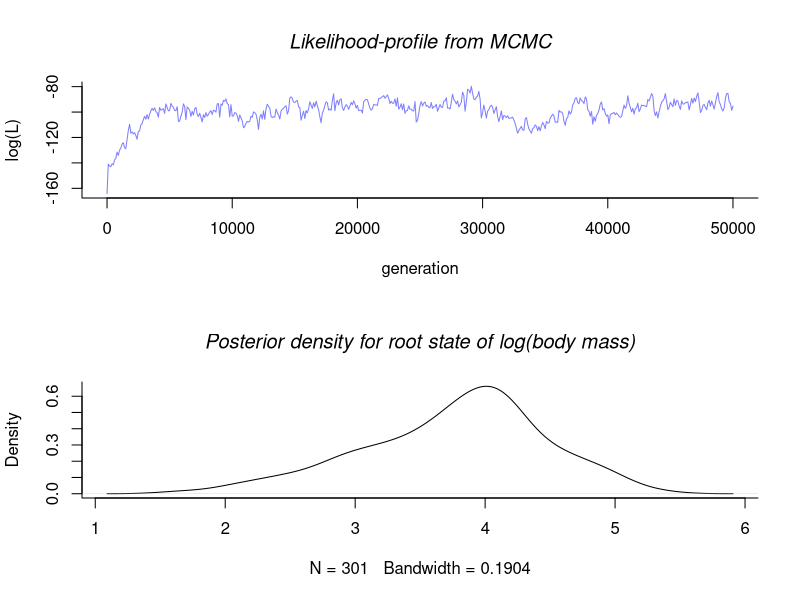
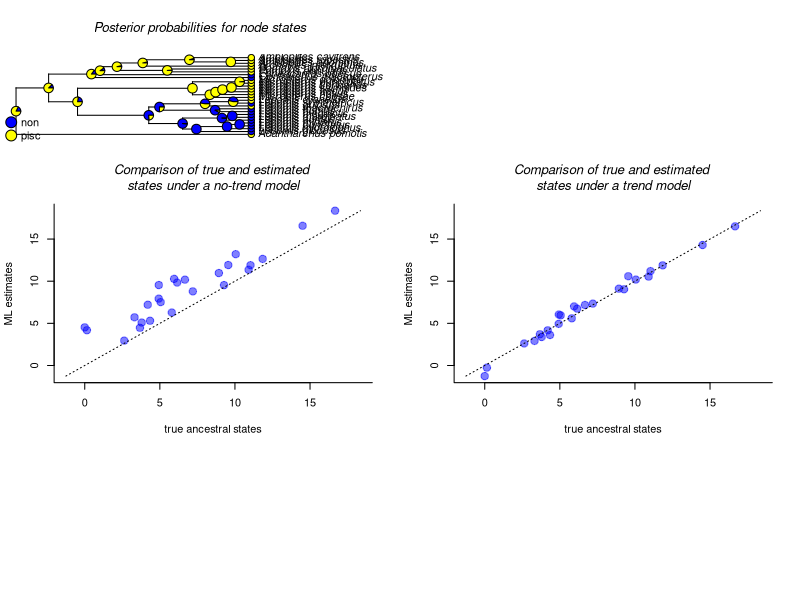
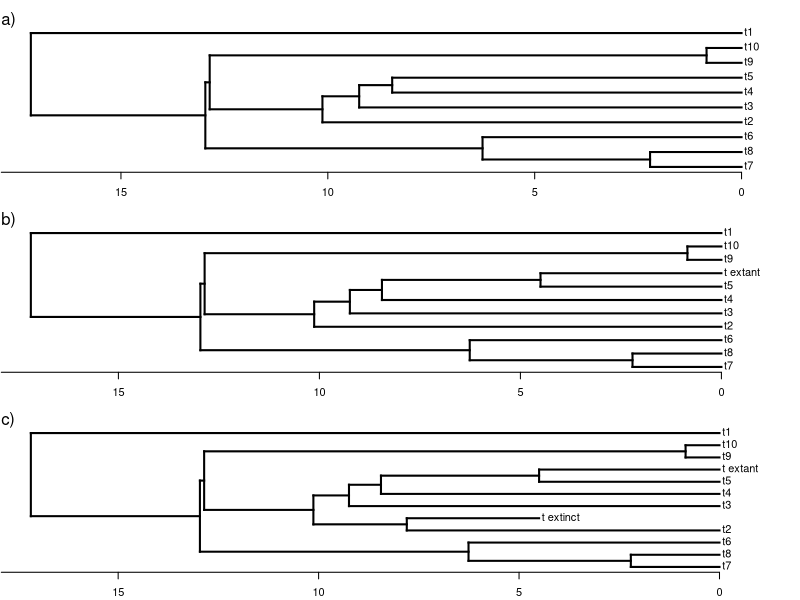
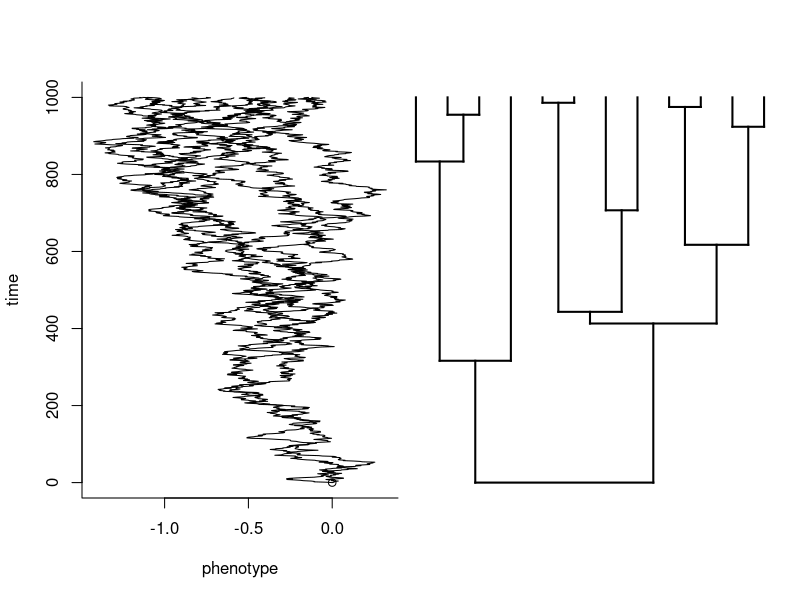
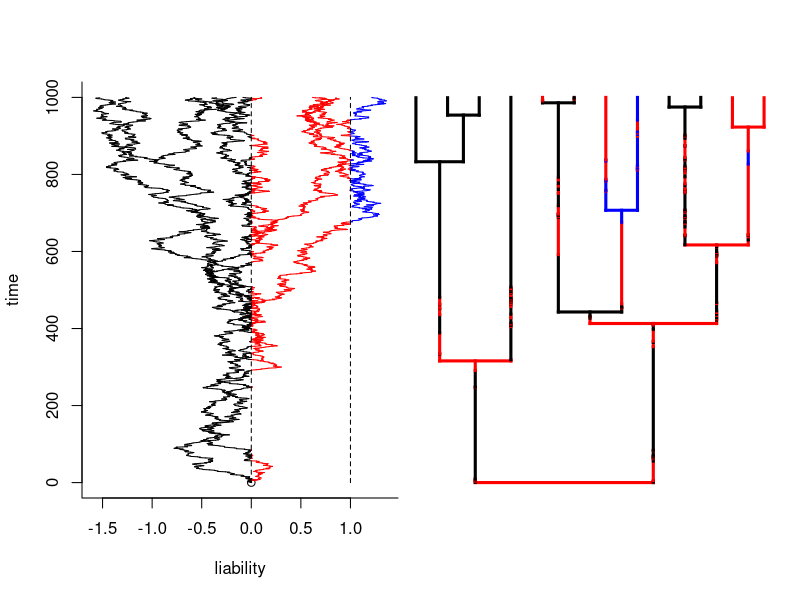
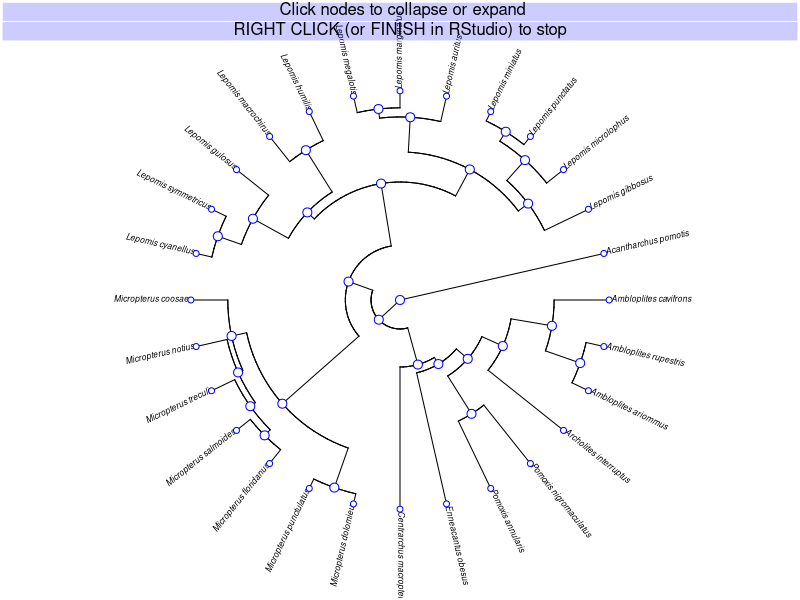
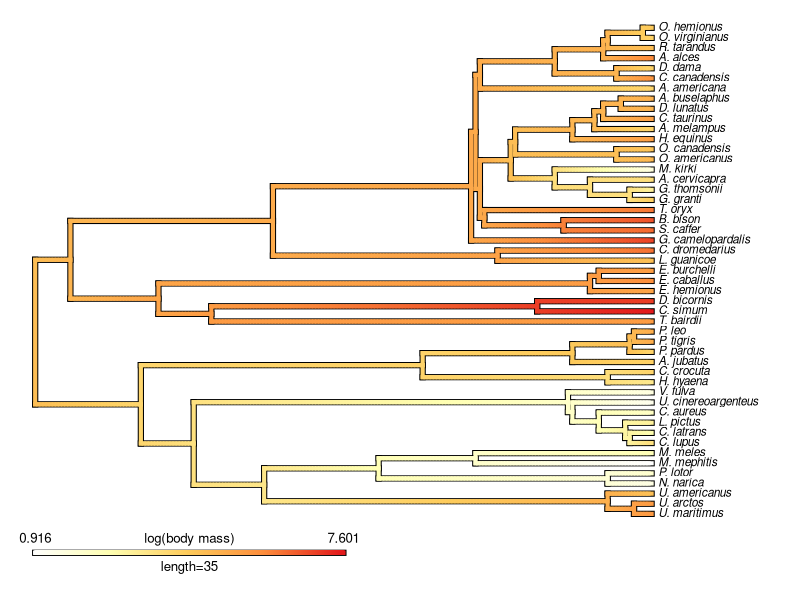
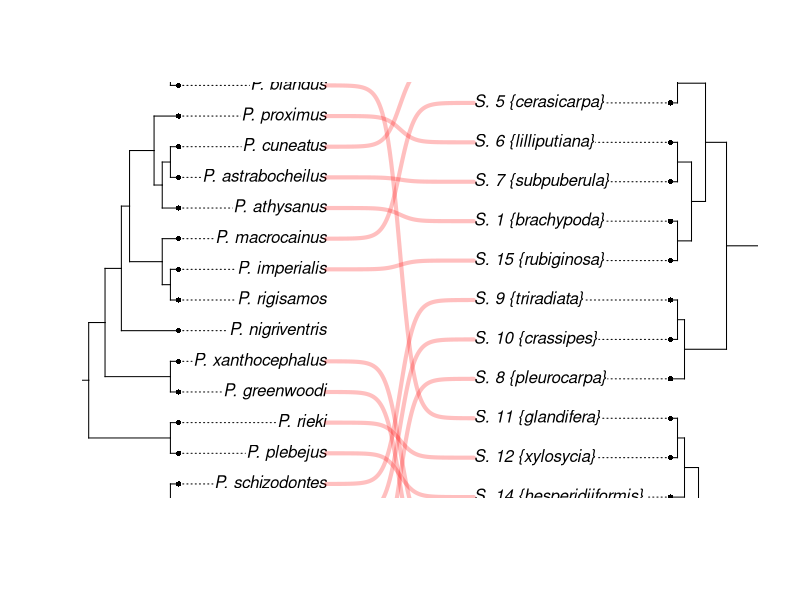

These figures' R source, in order: (Note: this script raises an error after producing the figures.)
## ---- chunk 1
library(phytools)

set.seed(77)
## load data from Garland et al. (1992)
data(mammal.tree)
data(mammal.data)
## extract character of interest
ln.bodyMass<-log(setNames(mammal.data$bodyMass,
rownames(mammal.data)))
## run MCMC (should be run at least 1e6 generations)
mcmc<-anc.Bayes(mammal.tree,ln.bodyMass,
ngen=50000)
## print object to review estimates
print(mcmc,printlen=20)
## plot likelihood trace and root density
par(mfrow=c(2,1))
plot(mcmc,bty="l",main="Likelihood-profile from MCMC",
font.main=3) ## likelihood-profile
plot(density(mcmc,what=Ntip(mammal.tree)+1,
burnin=20000),bty="l",
main="Posterior density for root state of log(body mass)",
font.main=3)
## reset par to default
par(mfrow=c(1,1))
## ---- chunk 2
## load data from Garland et al. (1992)
data(mammal.tree)
data(mammal.data)
## extract character of interest
anc.trend 
ln.bodyMass<-log(setNames(mammal.data$bodyMass,
rownames(mammal.data)))
## estimate ancestral state under BM model
fit.BM<-anc.ML(mammal.tree,ln.bodyMass)
## print results
print(fit.BM)
## ---- chunk 3
## simulate tree & data using fastBM with a trend (m!=0)
tree<-rtree(n=26,tip.label=LETTERS)
x<-fastBM(tree,mu=4,internal=TRUE)
a<-x[as.character(1:tree$Nnode+Ntip(tree))]
x<-x[tree$tip.label]
## fit no trend model
fit.bm<-anc.ML(tree,x,model="BM")
print(fit.bm)
## fit trend model
fit.trend<-anc.trend(tree,x)
print(fit.trend)
## compare trend vs. no-trend models & estimates
AIC(fit.bm,fit.trend)
layout(matrix(c(3,4,1,2,5,6),3,2,byrow=TRUE),
heights=c(1.5,3,1.5),widths=c(3,3))
xlim<-ylim<-range(c(a,fit.bm$ace,
fit.trend$ace))
plot(a,fit.bm$ace,pch=19,
col=make.transparent("blue",0.5),
xlab="true ancestral states",
ylab="ML estimates",
main=paste("Comparison of true and estimated",
"\nstates under a no-trend model"),font.main=3,
cex.main=1.2,bty="l",cex=1.5,
xlim=xlim,ylim=ylim)
lines(xlim,ylim,lty="dotted")
plot(a,fit.trend$ace,pch=19,
col=make.transparent("blue",0.5),
xlab="true ancestral states",
ylab="ML estimates",
main=paste("Comparison of true and estimated",
"\nstates under a trend model"),font.main=3,
cex.main=1.2,bty="l",cex=1.5,
xlim=xlim,ylim=ylim)
lines(xlim,ylim,lty="dotted")
## ---- chunk 4
data(sunfish.tree)
data(sunfish.data)
## extract character of interest
fmode<-setNames(sunfish.data$feeding.mode,
rownames(sunfish.data))
## run MCMC
mcmc<-ancThresh(sunfish.tree,fmode,ngen=100000)
## plot results
plot(mcmc,mar=c(0.1,0.1,4.1,0.1))
title(main="Posterior probabilities for node states",
font.main=3)
## reset par to default
par(mar=c(5.1,4.1,4.1,2.1))
## End(Not run)
## ---- chunk 5
## set seed
set.seed(123)
## subdivide plotting device
par(mfrow=c(3,1))
## generate tree
tree<-pbtree(b=0.1, n=10)
## plot original tree
plotTree(tree,mar=c(2.1,0.1,2.1,0.1))
axisPhylo()
mtext("a)",adj=0)
## add an extant tip ("t_extant") sister to taxon 't5'
## with divergence time of 4.5 Ma
node<-which(tree$tip.label=="t5")
tree<-bind.tip(tree, tip.label="t_extant",
where=node, position=4.5)
## re-plot to see the result
plotTree(tree,mar=c(2.1,0.1,2.1,0.1))
axisPhylo()
mtext("b)",adj=0)
## add an extinct tip ("t_extinct") sister to 't2' with
## divergence time of 7.8 Ma and duration (edge length) of
## 3.3 Ma
node<-which(tree$tip.label=="t2")
tree<-bind.tip(tree, tip.label="t_extinct", where=node,
position=7.8, edge.length=3.3)
## re-plot to see the result
plotTree(tree,mar=c(2.1,0.1,2.1,0.1))
axisPhylo()
mtext("c)",adj=0)
## reset par to default
par(mar=c(5.1,4.1,4.1,2.1),mfrow=c(1,1))
## ---- chunk 6
set.seed(999)
## plot BM simulation on 12 taxon tree
tree<-pbtree(n=12)
par(mfrow=c(1,2),mar=c(5.1,4.1,4.1,0.1))
x<-bmPlot(tree,bty="l")

plotTree(tree,direction="upwards",
mar=c(5.1,0.1,4.1,1.1),ftype="off")
## reset par to default values
par(mfrow=c(1,1),mar=c(5.1,4.1,4.1,2.1))
## plot simulation of a threshold character
par(mfrow=c(1,2),mar=c(5.1,4.1,4.1,0.1))
tt<-bmPlot(tree,type="threshold",thresholds=c(0,1,2),
bty="l")
plot(tt$tree,direction="upwards",
mar=c(5.1,0.1,4.1,1.1),ftype="off",
colors=setNames(c("black","red","blue"),
letters[1:3]),lwd=3)
## reset par to default values
par(mfrow=c(1,1),mar=c(5.1,4.1,4.1,2.1))
## ---- chunk 7
## load data from Revell & Collar (2009)
data(sunfish.tree)
data(sunfish.data)
## extract character of interest
buccal.length<-setNames(sunfish.data$buccal.length,
rownames(sunfish.data))
## fit model
multiBM.fit<-brownie.lite(sunfish.tree,
buccal.length)
## print fitted model
print(multiBM.fit)
## ---- chunk 8
## load data from Revell & Collar (2009)
data(sunfish.tree)
data(sunfish.data)
## extract character of interest
gape.width<-setNames(sunfish.data$gape.width,
rownames(sunfish.data))
## fit model
multiBM.reml<-brownieREML(sunfish.tree,
gape.width)
## print fitted model
print(multiBM.reml)
## ---- chunk 9
# Not run:
## load phylogeny
data(liolaemid.tree)
## run collapseTree
pruned<-collapseTree(sunfish.tree,fsize=0.5)
## reset par to default
par(mar=c(5.1,4.1,4.1,2.1))
## End(Not run)
## ---- chunk 10
## load data from Garland et al. (1992)
data(mammal.tree)
data(mammal.data)
## extract character of interest
ln.bodyMass<-log(setNames(mammal.data$bodyMass,
rownames(mammal.data)))
## create "contMap" object
mammal.contMap<-contMap(mammal.tree,
ln.bodyMass,plot=FALSE,res=200)
## change color scheme
mammal.contMap<-setMap(mammal.contMap,
c("white","#FFFFB2","#FECC5C","#FD8D3C",
"#E31A1C"))
## plot object
plot(mammal.contMap,fsize=c(0.7,0.8),
leg.txt="log(body mass)")
## reset margins to default
par(mar=c(5.1,4.1,4.1,2.1))
## ---- chunk 11
## load data from Lopez-Vaamonde et al. (2001)
data(wasp.trees)
data(wasp.data)
## create co-phylogenetic object
wasp.cophylo<-cophylo(wasp.trees[[1]],wasp.trees[[2]],
assoc=wasp.data)
## plot co-phylogenies
plot(wasp.cophylo,link.type="curved",link.lwd=4,
link.lty="solid",link.col=make.transparent("red",
0.25))
## reset par to default
par(mar=c(5.1,4.1,4.1,2.1))
## ---- chunk 12
## load data from Lopez-Vaamonde et al. (2001)
data(wasp.trees)
data(wasp.data)
## test for cospeciation
wasp.cosp<-cospeciation(wasp.trees[[1]],wasp.trees[[2]],
assoc=wasp.data)
## print results
print(wasp.cosp)
## plot null distribution & test statistic

plot(wasp.cosp)
title(main=paste("Simulated distribution of RF distances\n",
"between unassociated trees"),font.main=3)
## ---- chunk 13
## load data from Garland et al. (1992)
data(mammal.tree)
data(mammal.data)
## log-transform trait data
log.mammal<-log(mammal.data)
## plot dotTree
dotTree(mammal.tree,log.mammal,fsize=0.7,
standardize=TRUE,length=10)
## reset margins to default
par(mar=c(5.1,4.1,4.1,2.1))
## ---- chunk 14
## load data from Garland et al. (1992)
data(mammal.tree)
data(mammal.data)
## extract character of interest
ln.bodyMass<-log(setNames(mammal.data$bodyMass,
rownames(mammal.data)))
## create "edge.widthMap" object
mammal.ewMap<-edge.widthMap(mammal.tree,ln.bodyMass,
min.width=0.05)
## plot it
plot(mammal.ewMap,legend="log(body mass)",
color=palette()[4])
## reset margins to default
par(mar=c(5.1,4.1,4.1,2.1))
## ---- chunk 15
## load data from Revell & Collar (2009)
data(sunfish.tree)
data(sunfish.data)
## fit multi-correlation model
sunfish.fit<-evol.vcv(sunfish.tree,sunfish.data[,2:3])
print(sunfish.fit)
## ---- chunk 16
## plot tree with extinction
set.seed(10)
tree<-pbtree(b=1,d=0.4,t=4)
fancyTree(tree,type="extinction")
## Not run:
## plot 3D traitgram
## load data from Revell & Collar (2009)
data(sunfish.tree)
data(sunfish.data)
fancyTree(sunfish.tree,type="traitgram3d",
X=sunfish.data[,2:3],
control=list(spin=FALSE))
## End(Not run)
## plot with dropped tips
tree<-pbtree(n=30)
tips<-sample(tree$tip.label)[1:10]
pruned<-fancyTree(tree,type="droptip",tip=tips)
## reset par to default
par(mfrow=c(1,1),mar=c(5.1,4.1,4.1,2.1))
## Not run:
## plot 95-percent CI phenogram
data(mammal.tree)
data(mammal.data)
bodyMass<-setNames(mammal.data$bodyMass,
rownames(mammal.data))
fancyTree(mammal.tree,type="phenogram95",x=bodyMass,
fsize=0.7,ftype="i")
## End(Not run)
## reset mar to defaults
par(mar=c(5.1,4.1,4.1,2.1))
## ---- chunk 17
## load example tree
data(anoletree)
## simulate 10 characters on the Anolis tree
## under Brownian motion
X<-fastBM(anoletree,nsim=10)
head(X)
## create a plot
phylo.heatmap(anoletree,X,fsize=c(0.4,0.8,0.8),
standardize=TRUE,colors=terrain.colors(n=20))
## ---- chunk 18
## simulate 2000-tip tree
tree<-pbtree(n=2000)
## find the MRCA of two randomly chosen tips
tips<-sample(tree$tip.label,2)
anc<-fastMRCA(tree,tips[1],tips[2])
## ---- chunk 19
## load tree
data(anoletree)
## find the common ancestor of three taxa
anc<-findMRCA(anoletree,c("cristatellus","cooki",
"gundlachi"))
## graph the tree
plotTree(anoletree,type="fan",fsize=0.7,lwd=1)
## label the identified ancestor
nodelabels(node=anc,frame="circle",pch=21,cex=1.5,
bg="blue")

legend("topleft",
"most recent common ancestor\nof Puerto Rican TG anoles",
pch=21,pt.cex=1.5,pt.bg="blue",cex=0.7,bty="n")
## reset margin to default
par(mar=c(5.1,4.1,4.1,2.1))
## ---- chunk 20
## load tree
data(salamanders)
## compute sampling fraction based on 55 species of Plethodon
sampling.f<-Ntip(salamanders)/55
## fit birth-death model
bd.fit<-fit.bd(salamanders,rho=sampling.f)
print(bd.fit)
## fit Yule model
yule.fit<-fit.yule(salamanders,rho=sampling.f)
print(yule.fit)
## compare b-d and yule models
anova(yule.fit,bd.fit)
## create a likelihood surface for b-d model
ngrid<-100
b<-seq(0.01,0.06,length.out=ngrid)
d<-seq(0.005,0.03,length.out=ngrid)
logL<-sapply(d,function(d,b) sapply(b,function(b,d)
bd.fit$lik(c(b,d)),d=d),b=b)
## ---- chunk 21
## load tree and data from Revell & Collar (2009)
data(sunfish.tree)
data(sunfish.data)
## extract discrete character (feeding mode)
fmode<-setNames(sunfish.data$feeding.mode,
rownames(sunfish.data))
## fit "ER" model
fit.ER<-fitMk(sunfish.tree,fmode,model="ER")
print(fit.ER)
## fit "ARD" model
fit.ARD<-fitMk(sunfish.tree,fmode,model="ARD")
print(fit.ARD)
## compare the models
AIC(fit.ER,fit.ARD)
## load tree and data from Benitez-Alvarez et al. (2000)
data(flatworm.data)
data(flatworm.tree)
## extract discrete character (habitat)
habitat<-setNames(flatworm.data$Habitat,
rownames(flatworm.data))
## fit polymorphic models "ER" and "transient"
fitpoly.ER<-fitpolyMk(flatworm.tree,habitat,
model="ER")
fitpoly.transient<-fitpolyMk(flatworm.tree,habitat,
model="transient")
## print fitted models
print(fitpoly.ER)
print(fitpoly.transient)
## compare model
AIC(fitpoly.ER,fitpoly.transient)
## plot models
par(mfrow=c(2,1))
plot(fitpoly.ER)
mtext("a) ER polymorphic model",adj=0,line=1)

plot(fitpoly.transient)
mtext("b) Transient polymorphic model",adj=0,
line=1)
## reset par to default
par(mfrow=c(1,1))
## ---- chunk 22
## Not run:
## load data
data(bonyfish.tree)
data(bonyfish.data)
## extract discrete characters
spawning_mode<-setNames(bonyfish.data$spawning_mode,
rownames(bonyfish.data))
paternal_care<-setNames(bonyfish.data$paternal_care,
rownames(bonyfish.data))
## fit correlational model
bonyfish.pagel<-fitPagel(bonyfish.tree,paternal_care,
spawning_mode)
## test for a difference between models
anova(bonyfish.pagel)
## plot fitted models
plot(bonyfish.pagel,lwd.by.rate=TRUE)
## reset par
par(mar=c(5.1,4.1,4.1,2.1),mfrow=c(1,1))
## End(Not run)
## ---- chunk 23
 ## load tree
data(mammal.tree)
## rescale edge lengths
mammal.tree$edge.length<-mammal.tree$edge.length/
max(nodeHeights(mammal.tree))*0.2
## simulate gamma rate heterogeneity
gg<-rgamma(n=100,shape=0.25,rate=0.25)
## simulate DNA sequences with rate heterogeneity
dna<-genSeq(mammal.tree,l=100,rate=gg)
dna
## ---- chunk 24
## set seed
set.seed(99)
## simulate set of random trees
trees<-pbtree(n=100,scale=100,nsim=10)
## create "multiLTT" object
obj<-ltt(trees,plot=FALSE)
## plot "multiLTT" object
plot(obj,log="y",log.lineages=FALSE,
bty="l")
title(main="LTT plots for 10 pure-birth trees",
font.main=3)
## simulate single tree
tree<-pbtree(b=1,d=0.25,t=4)

## graph LTT with superimposed tree
obj<-ltt(tree,gamma=FALSE,show.tree=TRUE,
bty="l",lwd=2)
title(main="LTT plot with superimposed tree",
font.main=3)
obj
## load dataset
data(anoletree)
## create gamma-through-time plot
anole.gtt<-gtt(anoletree,n=40)
plot(anole.gtt)
## ---- chunk 25
## simulate tree with total depth of 100
tree<-pbtree(n=1000,scale=100)
## subdivide into mapped eras
tree<-make.era.map(tree,c(0,25,50,75))
## create graph of mapped tree
plot(tree,ftype="off",lwd=1)
## reset margins to default
par(mar=c(5.1,4.1,4.1,2.1))
## ---- chunk 26
## Not run:
## load data
data(sunfish.tree)
data(sunfish.data)
## convert from "simmap" to "phylo"
sunfish.tree<-as.phylo(sunfish.tree)
## extract character of interest

gw<-setNames(sunfish.data$gape.width,
rownames(sunfish.data))
## run penalized-likelihood optimization
## lambda=0.1 is arbitrary
fitBM<-multirateBM(sunfish.tree,gw,
lambda=0.01)
## print and plot the results
print(fitBM)
plot(fitBM,ftype="i",fsize=0.8,lwd=6,
outline=TRUE)
## reset par
par(mar=c(5.1,4.1,4.1,2.1))
## End(Not run)
## ---- chunk 27
## load tree
data(vertebrate.tree)
## compute height of all nodes
H<-nodeHeights(vertebrate.tree)
print(H)
## compute total tree depth
max(H)
## ---- chunk 28
## create two random trees
tr1<-rtree(10)
tr2<-rtree(10)
## make one tip "sticky" by renaming it "NA"
tr1$tip.label[sample(1:10,1)]<-"NA"
tr2$root.edge<-0
## paste the two trees together
tr3<-paste.tree(tr1,tr2)
## plot the results
layout(matrix(c(1,1,2,2,4,3,3,4),2,4,byrow=TRUE))
plotTree(tr1,direction="upwards",
mar=c(1.1,1.1,3.1,1.1))
add.arrow(tree=tr1,tip=which(tr1$tip.label=="NA"),
hedl=0.2,arrl=0.2,offset=1)
mtext("a) recipient tree",adj=0)
plotTree(tr2,direction="upwards",plot=FALSE)
pp<-get("last_plot.phylo",envir=.PlotPhyloEnv)
plotTree(tr2,direction="upwards",
mar=c(1.1,1.1,3.1,1.1),
ylim=c(-0.2,pp$y.lim[2]),add=TRUE)
arrows(pp$xx[11],pp$yy[11],pp$xx[11],-0.2,
length=0.1,lwd=2)
mtext("b) donor tree",adj=0)
plotTree(tr3,direction="upwards",
mar=c(1.1,1.1,3.1,1.1))
mtext("c) grafted tree",adj=0)
## reset par to default
par(mfrow=c(1,1),mar=c(5.1,4.1,4.1,2.1))
## ---- chunk 29
data(mammal.tree)
data(mammal.data)
## extract character of interest
ln.bodyMass<-log(setNames(mammal.data$bodyMass,
rownames(mammal.data)))
## plot traitgram
phenogram(mammal.tree,ln.bodyMass,ftype="i",
spread.cost=c(1,0),fsize=0.7,color=palette()[4],
xlab="time (ma)",ylab="log(body mass)",las=1)
## ---- chunk 30
## load data from Mahler et al. (2010)
data(anoletree)
data(anole.data)
## run phylogenetic PCA
anole.pca<-phyl.pca(anoletree,anole.data)
print(anole.pca)
## plot results
plot(anole.pca)
biplot(anole.pca)
## ---- chunk 31
data(mammal.data)
data(mammal.tree)
## pull out & log transform variables
lnBodyMass<-setNames(log(mammal.data$bodyMass),
rownames(mammal.data))
lnHomeRange<-setNames(log(mammal.data$homeRange),
rownames(mammal.data))
## fit RMA regression & print results
fitted.rma<-phyl.RMA(lnBodyMass,lnHomeRange,
mammal.tree)
print(fitted.rma)
## plot fitted RMA
par(las=1,bty="n")
plot(fitted.rma,las=1,bty="n")
## ---- chunk 32
## load data
data(anoletree)
data(anole.data)
## compute phylogenetic residuals
anole.data<-as.matrix(anole.data)
anole.resids<-cbind(anole.data[,1],
phyl.resid(anoletree,anole.data[,1,drop=FALSE],
anole.data[,2:ncol(anole.data)])$resid)
colnames(anole.resids)[1]<-"SVL"
## plot phylogenetic heatmap
phylo.heatmap(anoletree,anole.resids,
split=c(0.7,0.3),fsize=c(0.4,0.8,0.8),
standardize=TRUE,pts=FALSE)
## reset par to default
par(mar=c(5.1,4.1,4.1,2.1))
## ---- chunk 33
## load tree & data from Revell & Collar (2009)
data(sunfish.tree)
data(sunfish.data)
## set colors for mapped discrete character
cols<-setNames(c("blue","red"),
levels(sunfish.data$feeding.mode))

## graph phylomorphospace
phylomorphospace(sunfish.tree,sunfish.data[,3:2],
colors=cols,bty="l",ftype="off",node.by.map=TRUE,
node.size=c(0,1.2),xlab="relative buccal length",
ylab="relative gape width")
title(main="Phylomorphospace of buccal morphology in Centrarchidae",
font.main=3)
## ---- chunk 34
## load data
data(anoletree)
data(anole.data)
## run phylogenetic PCA
anole.pca<-phyl.pca(anoletree,anole.data)
## Not run:
## create dynamic plot using rgl
phylomorphospace3d(anoletree,scores(anole.pca)[,1:3],
control=list(spin=FALSE))
## End(Not run)
## create static plot
par(cex=0.5) ## adjust font size
phylomorphospace3d(anoletree,scores(anole.pca)[,1:3],
method="static",angle=-30)
par(cex=1) ## reset to default
## ---- chunk 35
## load data from Garland et al. (1992)
data(mammal.tree)
data(mammal.data)
## extract characters of interest
ln.bodyMass<-log(setNames(mammal.data$bodyMass,
rownames(mammal.data)))
ln.homeRange<-log(setNames(mammal.data$homeRange,
rownames(mammal.data)))
## compute phylogenetic signal K

K.bodyMass<-phylosig(mammal.tree,ln.bodyMass,
test=TRUE)
print(K.bodyMass)
plot(K.bodyMass)
K.homeRange<-phylosig(mammal.tree,ln.homeRange,
test=TRUE)
print(K.homeRange)
plot(K.homeRange)
## compute phylogenetic signal lambda
lambda.bodyMass<-phylosig(mammal.tree,ln.bodyMass,
method="lambda",test=TRUE)
print(lambda.bodyMass)
plot(lambda.bodyMass)
lambda.homeRange<-phylosig(mammal.tree,ln.homeRange,
method="lambda",test=TRUE)
print(lambda.homeRange)
plot(lambda.homeRange)
## ---- chunk 36
## first create our backbone tree with
## random subtree diversities
tree<-phytools:::lambdaTree(pbtree(n=10),lambda=0.5)
## create a translation table
## leaving a couple of single-taxon clades for fun
tip.label<-sample(tree$tip.label,8)
clade.label<-LETTERS[1:8]
N<-ceiling(runif(n=8,min=1,max=20))
## set crown node depth to 1/2 the maximum depth
depth<-sapply(tip.label,function(x,y)
0.5*y$edge.length[which(tree$edge[,2]==
which(y$tip.label==x))],y=tree)
trans<-data.frame(tip.label,clade.label,N,depth)
rownames(trans)<-NULL
## here's what trans looks like
print(trans)
## convert
obj<-phylo.toBackbone(tree,trans)
## plot
plot(obj)
## reset par to default
par(mar=c(5.1,4.1,4.1,2.1))
## ---- chunk 37
## load tree with mapped character
data(anoletree)
## set colors for regims
cols<-setNames(c("green","#E4D96F","darkgreen",
"brown","black","darkgrey"),
c("CG","GB","TC","TG","Tr","Tw"))
## create plot
plot(anoletree,cols,fsize=0.5,ftype="i",outline=TRUE,
lwd=3,ylim=c(0,Ntip(anoletree)),
mar=c(0.1,0.1,1.1,0.1))
add.simmap.legend(colors=cols,prompt=FALSE,x=0,y=-0.5,
vertical=FALSE)
title(main="Caribbean ecomorphs of anoles",font.main=3,
line=0)
## reset margins to default
par(mar=c(5.1,4.1,4.1,2.1))
## ---- chunk 38
## load tree
data(vertebrate.tree)
## create plot
plotTree(vertebrate.tree,fsize=1.2,ftype="i")
## reset margins to default
par(mar=c(5.1,4.1,4.1,2.1))
## ---- chunk 39
## load data from Mahler et al. (2010)
data(anoletree)
data(anole.data)
## extract overall body size (SVL)
svl<-setNames(anole.data$SVL,rownames(anole.data))
## plotTree.wBars
plotTree.wBars(anoletree,svl,type="fan",scal=0.5)
par(mar=c(5.1,4.1,4.1,2.1))
## plotTree.barplot
plotTree.barplot(anoletree,exp(svl),
args.plotTree=list(fsize=0.5),
args.barplot=list(xlab="SVL (mm)"))
## load vertebrate tree and data
data(vertebrate.tree)
data(vertebrate.data)
## plotTree.barplot
options(scipen=4) ## change sci-notation
par(cex.axis=0.8)
plotTree.barplot(vertebrate.tree,
setNames(vertebrate.data$Mass,
rownames(vertebrate.data)),
args.barplot=list(
log="x",
xlab="mass (kg)",
xlim=c(0.01,500000),
col=palette()[4]))
options(scipen=0)
## reset par to defaults
par(mfrow=c(1,1),mar=c(5.1,4.1,4.1,2.1),cex.axis=1)
## ---- chunk 40
## create text Newick string
tree<-"(((Human:7,Chimp:7):3,Gorilla:10):15,Monkey:25);"
## parse string
phy<-read.newick(text=tree)
## create plot
plotTree(phy,fsize=1.2,lwd=5,direction="downwards",
mar=c(2.1,5.1,2.1,1.1),ylim=c(25,-3.8))
axis(2)
title(ylab="time before present (ma)")
## ---- chunk 41
## load mammal.tree
data(mammal.tree)
## plot using roundPhylogram
roundPhylogram(compute.brlen(mammal.tree),
fsize=0.8,ftype="i")
## load anoletree
data(anoletree)
## plot using sigmoidPhylogram
sigmoidPhylogram(anoletree,fsize=0.6,
ftype="i",direction="upwards")
## reset margin to default
par(mar=c(5.1,4.1,4.1,2.1))
## ---- chunk 42
## set seed
set.seed(777)
## create plot
simBMphylo(n=6,t=100,sig2=0.01)
## reset par to defaults
par(mfrow=c(1,1),mar=c(5.1,4.1,4.1,2.1))
## ---- chunk 43
## Not run:
## load data
data(bonyfish.tree)
data(bonyfish.data)
## run MCMC
mcmc<-threshBayes(bonyfish.tree,bonyfish.data,
ngen=10000,plot=FALSE)
## visualize summary of MCMC
plot(mcmc)
## reset par
par(mfrow=c(1,1),mar=c(5.1,4.1,4.1,2.1))
## graph posterior density of correlation
plot(density(mcmc,bw=0.1))
## End(Not run)
